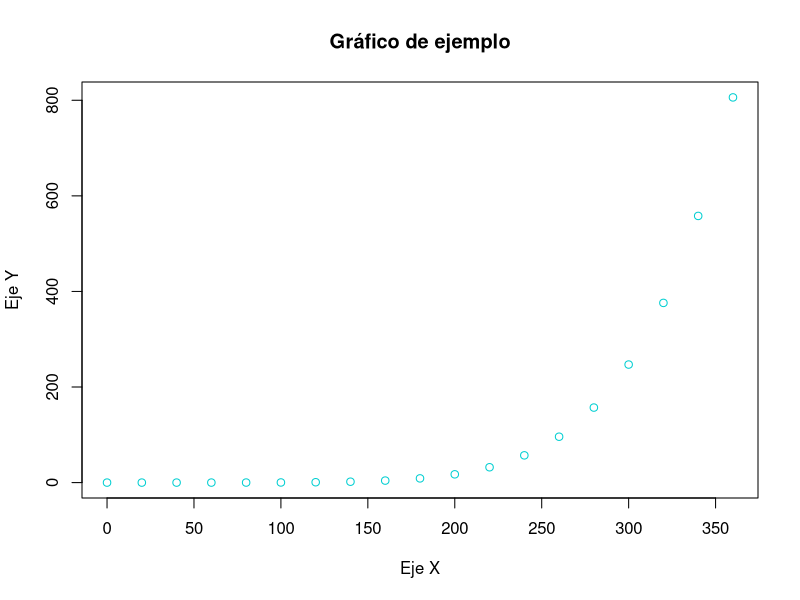

Here is the R script that generated this plot:
## ---- chunk 1
knitr::opts_chunk$set(echo = TRUE)
## ---- chunk 2

# Ejemplo de figura
plot(pressure, main = "Gráfico de ejemplo", xlab = "Eje X", ylab = "Eje Y", 
     col = "darkturquoise")

